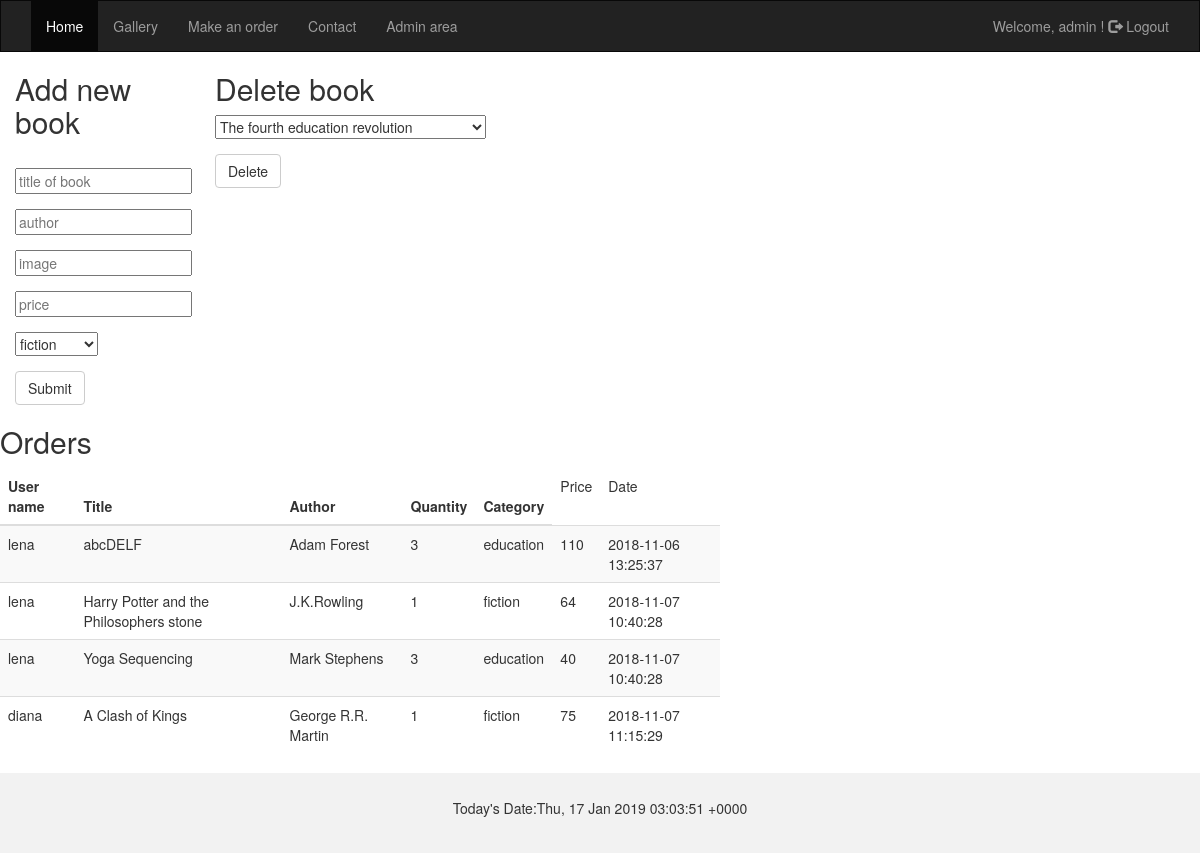
Page /index.php?content=Admin (signed in) on the committed database.
### tables this page shows
CREATE TABLE IF NOT EXISTS `orders` (
  `id` int(11) NOT NULL,
  `u_name` varchar(60) NOT NULL,
  `title` varchar(60) NOT NULL,
  `author` varchar(60) NOT NULL,
  `quantity` int(11) NOT NULL,
  `category` varchar(60) NOT NULL,
  `price` int(11) NOT NULL,
  `date` varchar(50) NOT NULL
);

### admin.php (the view, shortened to what this page needs)
<?php
require_once "Connect_PDO.php";
 function getProduct(){
	GLOBAL $pdo;
  	$stmt = $pdo->query("SELECT title, price FROM tblproduct");
	while ( $row = $stmt->fetch(PDO::FETCH_ASSOC) ) {
		$titleR=$row['title'];
		echo ("<option value=$titleR>$titleR</option>");
	}
 }
?>
<div class="col-md-2">
  <h2>Add new book</h2>
  <form method="POST" action="index.php?content=Admin">
    <div class="form-group">
      <input type="text" name="title"   placeholder="title of book" required="required">
    </div>
    <div class="form-group">
      <input type="text" name="author"   placeholder="author" required="required">
    </div>
    <div class="form-group">
	 <input type="text" name="image"   placeholder="image" required="required">
	</div>
	<div class="form-group">
	<input type="text" name="price"   placeholder="price" required="required">
	</div>
	<div class="form-group">
	<select name="category" >
    <option value="fiction" >fiction</option>
  </select>
	</div>
    <button type="submit" class="btn btn-default" name="addP" value="Add book">Submit</button>
  </form>
</div>
<div class="col-md-2">
<h2>Delete book</h2>
<form method="POST" action="index.php?content=Admin">
 <div class="form-group">
 <select name="delCode">
					<?php getProduct()?>
</select>
 </div>
 <div class="form-group">
 <button type="submit" class="btn btn-default"  name="delP" value="Delete book">Delete</button>
 </div>
 </form>
</div>
    <div class="clearfix"></div>
	<div>
	<h2>Orders</h2>
      <table class="table table-striped" style="max-width: 60%;">
      <thead>
        <tr>
          <th>User name</th>
          <th>Title</th>
          <th>Author</th>
          <th>Quantity</th>
          <th>Category</th>
          <td>Price</td>
		  <td>Date</td>
        </tr>
      </thead>
      <tbody>
        <?php
		GLOBAL $pdo;
		$stmt = $pdo->query("SELECT * FROM orders");
		while ( $row = $stmt->fetch(PDO::FETCH_ASSOC) ) {
            echo
            "<tr>
              <td>{$row['u_name']}</td>
              <td>{$row['title']}</td>
              <td>{$row['author']}</td>
              <td>{$row['quantity']}</td>
              <td>{$row['category']}</td>
              <td>{$row['price']}</td>
			  <td>{$row['date']}</td>
            </tr>\n";
          }
        ?>
      </tbody>
    </table>
   </div>
   <div >

### rows in the picture
orders: u_name "lena", title "abcDELF", author "Adam Forest", quantity "3", category "education", price "110", date "2018-11-06 13:25:37"
orders: u_name "lena", title "Harry Potter and the Philosophers stone", author "J.K.Rowling", quantity "1", category "fiction", price "64", date "2018-11-07 10:40:28"
orders: u_name "lena", title "Yoga Sequencing", author "Mark Stephens", quantity "3", category "education", price "40", date "2018-11-07 10:40:28"
orders: u_name "diana", title "A Clash of Kings", author "George R.R. Martin", quantity "1", category "fiction", price "75", date "2018-11-07 11:15:29"

### other values in the picture
$username "admin"
form field delCode "The fourth education revolution"
